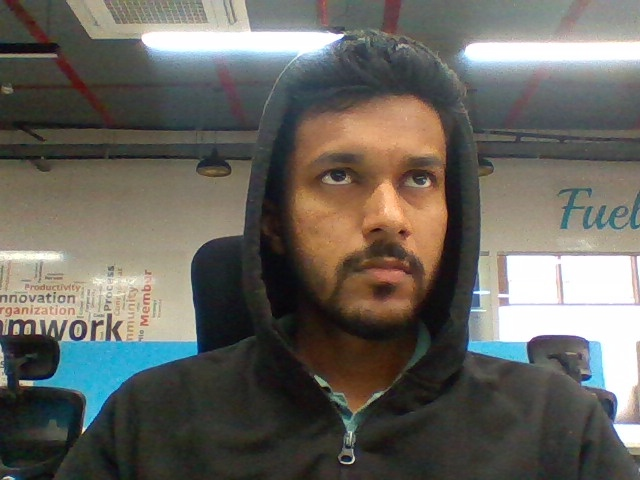
#> input picture Media.jpg, 640 x 480 px
$ jupyter execute --allow-errors 1.smart_employee_detection.ipynb
#> lines starting #> are read from the running program, lines starting #| are printed output that depends on the picture; after the words box and inside, x2 and y2 are one past the last pixel; in counts of white or black regions, pixels touching at a corner belong together
[cell 1]
import cv2
import pytesseract

[cell 2]
img = cv2.imread("./Media.jpg")
#> img is the input picture: shape (480, 640, 3); mean B, G, R 93.9, 100.7, 103.2

[cell 3]
gray = cv2.cvtColor(img, cv2.COLOR_BGR2GRAY)
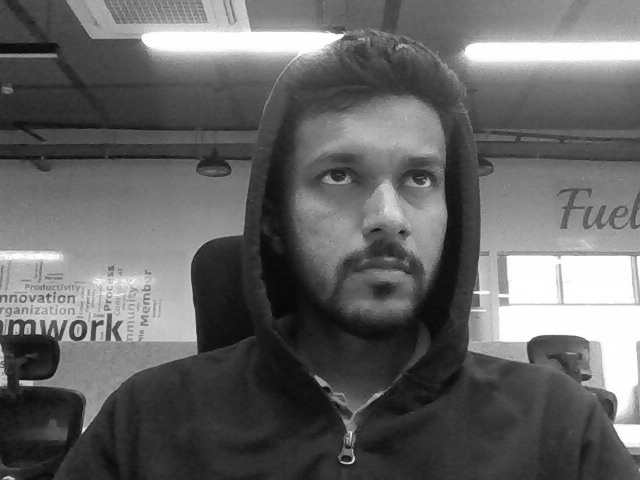
#> gray: shape (480, 640); min 7, max 255, mean 100.7

[cell 4]
ret, thresh1 = cv2.threshold(gray, 0, 255, cv2.THRESH_OTSU | cv2.THRESH_BINARY_INV)
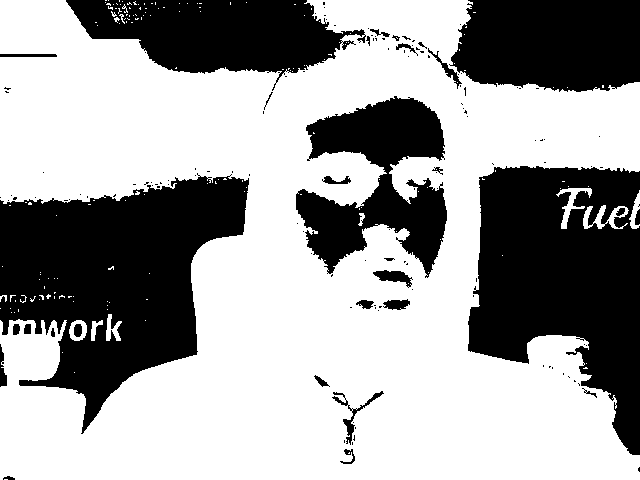
#> thresh1: shape (480, 640); 62.5% white; 138 black regions (107 under 20 px), largest, box (x1, y1, x2, y2) and area: (0, 173, 249, 434) 35368, (468, 166, 640, 455) 31782, (449, 0, 640, 92) 15349
#> ret = 114

[cell 5]
rect_kernel = cv2.getStructuringElement(cv2.MORPH_RECT,(18,18))

[cell 6]
dilation = cv2.dilate(thresh1, rect_kernel, iterations= 1)
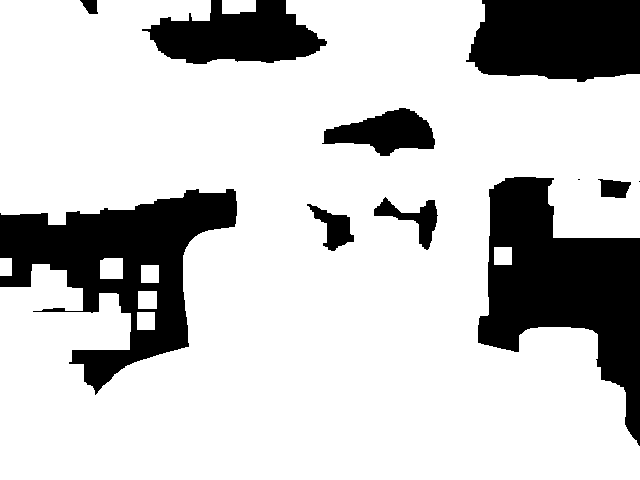
#> dilation: shape (480, 640); 78.3% white; 11 black regions (2 under 20 px)

[cell 7]
contours, hierachy = cv2.findContours(dilation, cv2.RETR_EXTERNAL,cv2.CHAIN_APPROX_NONE)
#> contours = 8 contours; box (x1, y1, x2, y2) and area: (0, 0, 640, 480) 241642, (100, 258, 123, 279) 434, (222, 0, 256, 14) 398, (138, 291, 157, 309) 306, (137, 312, 155, 330) 289, (141, 265, 159, 283) 289, (494, 247, 512, 265) 289, (0, 258, 12, 276) 187

[cell 8]
im2 = img.copy()

[cell 9]
file = open("recognized.txt", "w+")
file.write("")
file.close()

[cell 10]
text_from_image = []
#> (the rest of this cell did not finish here and is left out)

[cell 11]
text_from_image

[cell 12]
final_text_from_image = [x for x in text_from_image if x != '']
#> final_text_from_image = []

[cell 13]
final_text_from_image

[cell 14]
employee_id = ''
for text in final_text_from_image:
    if text.startswith('DIT'):
        employee_id = text[:8]
#> this loop made 0 passes
